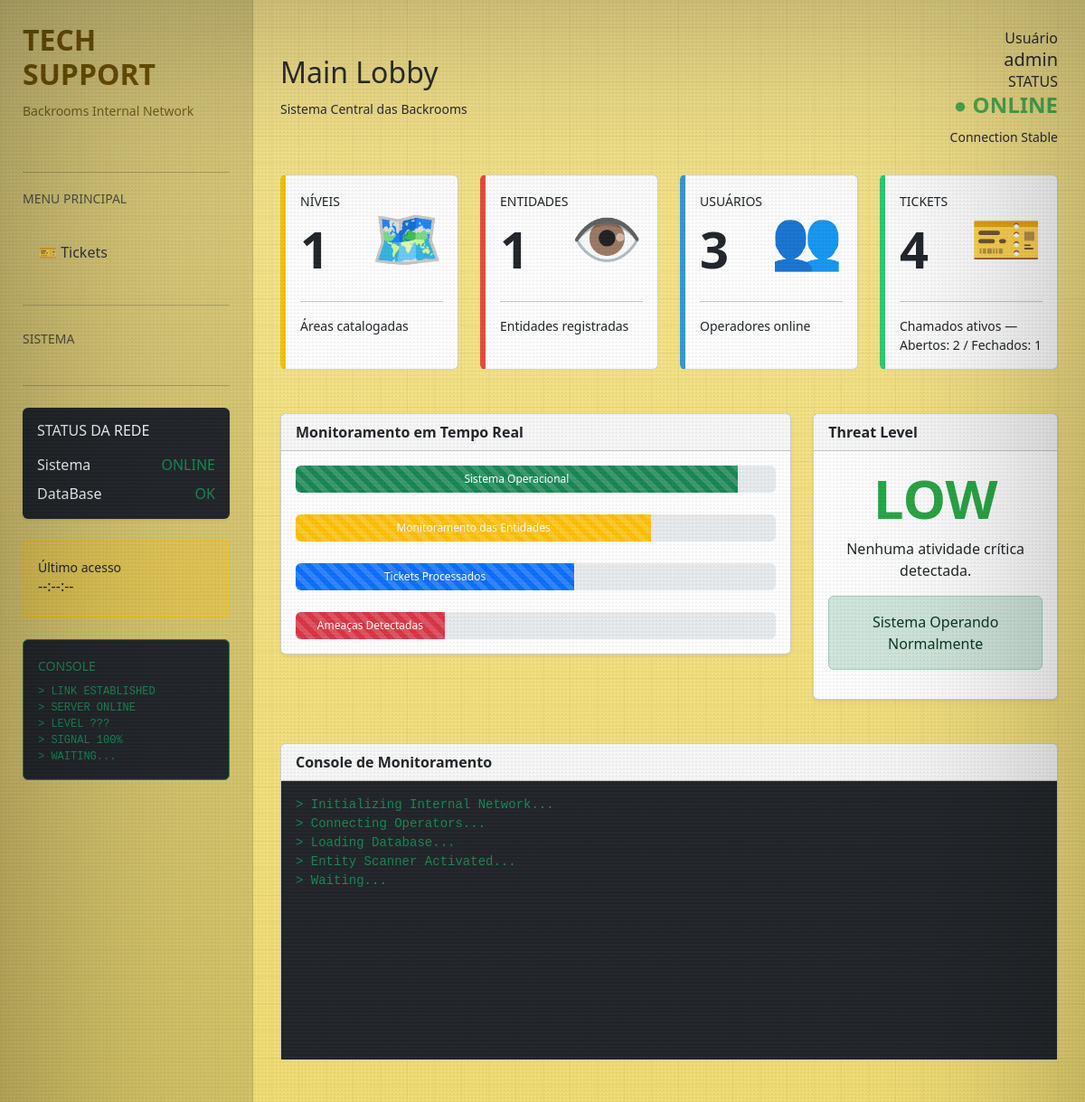
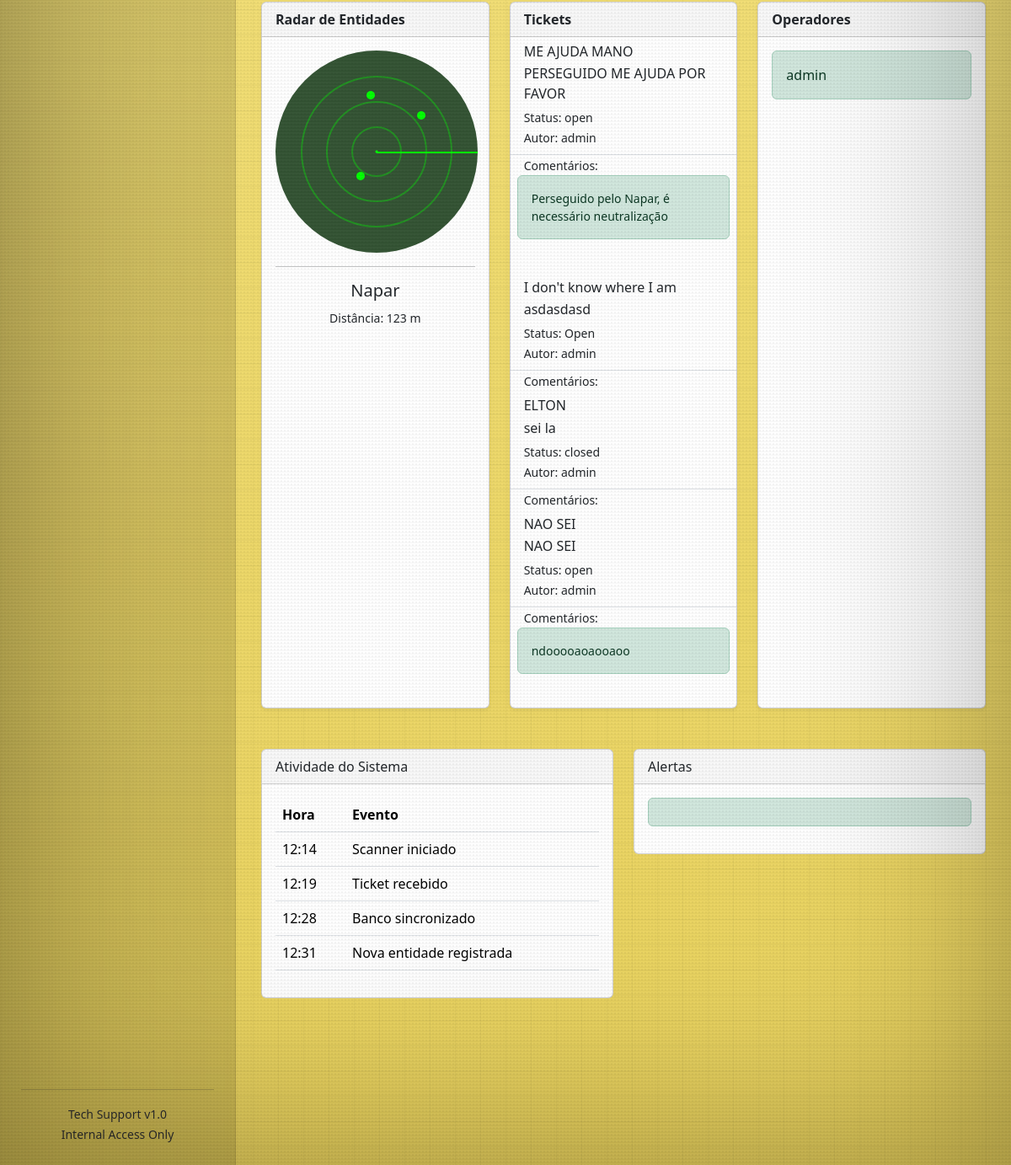
/mainlobby/ (signed in), run on the app's committed database (2 pictures, top to bottom).
### techsupport/models.py (models this page shows, shortened)
class Entities(models.Model):
    name = models.CharField(max_length=50)
    description = models.TextField()
    room_levels = models.ForeignKey('Levels', related_name='entities', on_delete=models.CASCADE, null=True, blank=True)

class Ticket(models.Model):
    title = models.CharField(max_length=200)
    description = models.TextField()
    created_at = models.DateTimeField(auto_now_add=True)
    updated_at = models.DateTimeField(auto_now=True)
    status = models.CharField(max_length=20, default='open')
    priority = models.CharField(max_length=20, default='medium')
    assigned_to = models.ForeignKey(User, on_delete=models.SET_NULL, null=True, blank=True)

class Comment(models.Model):
    ticket = models.ForeignKey(Ticket, on_delete=models.CASCADE, related_name='comments')
    author = models.ForeignKey(User, on_delete=models.SET_NULL, null=True, blank=True)
    content = models.TextField()
    created_at = models.DateTimeField(auto_now_add=True)

### techsupport/views.py (the view)
# urls.py: path('mainlobby/', mainlobby, name='mainlobby'),
@login_required(login_url='/admin/login')
def mainlobby(request):
    dashboard_data = {
        'levels_count': Levels.objects.count(),
        'entities_count': Entities.objects.count(),
        'users_count': User.objects.count(),
        'total_tickets': Ticket.objects.count(),
        'open_tickets': Ticket.objects.filter(status='open').count(),
        'closed_tickets': Ticket.objects.filter(status='closed').count(),
        'entity_name': Entities.objects.first().name if Entities.objects.exists() else 'N/A',
        'recent_tickets': Ticket.objects.prefetch_related('comments').all(),
        'authors': {comment.author.username if comment.author else 'Unknown' for comment in Comment.objects.all()},
    }
    return render(request, 'techsupport/mainlobby.html', {'dashboard_data': dashboard_data})

### techsupport/templates/techsupport/mainlobby.html (shortened to what this page needs)
{% load static %}
<!DOCTYPE html>
<html lang="pt-BR">
<head>
    <link href="https://cdn.jsdelivr.net/npm/bootstrap@5.3.3/dist/css/bootstrap.min.css" rel="stylesheet">
</head>
<body>
    <div class="backrooms-pattern"></div>
    <div class="scanlines"></div>
    <div class="noise"></div>
    <div class="vignette"></div>
    <div class="dashboard-wrapper">
        <aside class="sidebar">
            <div class="logo">
                <h2>TECH SUPPORT</h2>
                <small>Backrooms Internal Network</small>
            </div>
            <hr>
            <div class="mb-4">
                <small class="text-muted">MENU PRINCIPAL</small>
            </div>
            <nav>
                <a href="{% url 'ticketing' %}" class="menu-item">🎫 Tickets</a>
            </nav>
            <hr class="my-4">
            <div class="mb-3"><small class="text-muted">SISTEMA</small></div>
            <hr class="my-4">
            <div class="card shadow-sm border-0 bg-dark text-light">
                <div class="card-body">
                    <h6 class="mb-3">STATUS DA REDE</h6>
                    <div class="d-flex justify-content-between"><span>Sistema</span><span
                            class="text-success">ONLINE</span></div>
                    <div class="d-flex justify-content-between mt-2"><span>DataBase</span><span
                            class="text-success">OK</span></div>
                </div>
            </div>
            <div class="mt-4">
                <div class="card bg-warning bg-opacity-25 border-warning">
                    <div class="card-body">
                        <small>Último acesso</small>
                        <h6 id="clock">--:--:--</h6>
                    </div>
                </div>
            </div>
            <div class="mt-4">
                <div class="card bg-dark text-success border-success">
                    <div class="card-body">
                        <small>CONSOLE</small>
                        <pre class="mb-0 mt-2" style="font-size:12px;">
> LINK ESTABLISHED
> SERVER ONLINE
> LEVEL ???
> SIGNAL 100%
> WAITING...
</pre>
                    </div>
                </div>
            </div>
            <div class="mt-auto pt-4">
                <hr>
                <div class="text-center">
                    <small>
                        Tech Support v1.0
                        <br>
                        Internal Access Only
                    </small>
                </div>
            </div>
        </aside>
        <main class="main-content">
            <div class="topbar">
                <div>
                    <h2>Main Lobby</h2>
                    <small>Sistema Central das Backrooms</small>
                </div>
                <div class="system-status">
                    <div>Usuário</div>
                    <h5 class="mb-0">{{ request.user.get_full_name|default:request.user.username }}</h5>
                    <div>STATUS</div>
                    <h4 class="online">● ONLINE</h4>
                    <small>Connection Stable</small>
                </div>
            </div>
            <div class="row g-4">
                <div class="col-lg-3 col-md-6">
                    <div class="card dashboard-card level-card h-100">
                        <div class="card-body">
                            <div class="d-flex justify-content-between align-items-center">
                                <div>
                                    <small class="text-uppercase">Níveis</small>
                                    <h1 class="display-4 fw-bold mt-2">{{ dashboard_data.levels_count|default:"0" }}
                                    </h1>
                                </div>
                                <div class="display-3">🗺️</div>
                            </div>
                            <hr>
                            <div class="small">Áreas catalogadas</div>
                        </div>
                    </div>
                </div>
                <div class="col-lg-3 col-md-6">
                    <div class="card dashboard-card entity-card h-100">
                        <div class="card-body">
                            <div class="d-flex justify-content-between align-items-center">
                                <div>
                                    <small class="text-uppercase">Entidades</small>
                                    <h1 class="display-4 fw-bold mt-2">{{ dashboard_data.entities_count|default:"0" }}
                                    </h1>
                                </div>
                                <div class="display-3">👁️</div>
                            </div>
                            <hr>
                            <div class="small">Entidades registradas</div>
                        </div>
                    </div>
                </div>
                <div class="col-lg-3 col-md-6">
                    <div class="card dashboard-card user-card h-100">
                        <div class="card-body">
                            <div class="d-flex justify-content-between align-items-center">
                                <div>
                                    <small class="text-uppercase">Usuários</small>
                                    <h1 class="display-4 fw-bold mt-2">{{ dashboard_data.users_count|default:"0" }}
                                    </h1>
                                </div>
                                <div class="display-3">👥</div>
                            </div>
                            <hr>
                            <div class="small">Operadores online</div>
                        </div>
                    </div>
                </div>
                <div class="col-lg-3 col-md-6">
                    <div class="card dashboard-card ticket-card h-100">
                        <div class="card-body">
                            <div class="d-flex justify-content-between align-items-center">
                                <div>
                                    <small class="text-uppercase">Tickets</small>
                                    <h1 class="display-4 fw-bold mt-2">{{ dashboard_data.total_tickets|default:"0" }}
                                    </h1>
                                </div>
                                <div class="display-3">🎫</div>
                            </div>
                            <hr>
                            <div class="small">Chamados ativos — Abertos: {{ dashboard_data.open_tickets|default:"0" }}
                                / Fechados: {{ dashboard_data.closed_tickets|default:"0" }}</div>
                        </div>
                    </div>
                </div>
            </div>
            <div class="row mt-5">
                <div class="col-lg-8">
                    <div class="card shadow-sm">
                        <div class="card-header"><strong>Monitoramento em Tempo Real</strong></div>
                        <div class="card-body">
                            <div class="progress mb-4" style="height:30px;">
                                <div class="progress-bar progress-bar-striped progress-bar-animated bg-success"
                                    style="width:92%;">Sistema Operacional</div>
                            </div>
                            <div class="progress mb-4" style="height:30px;">
                                <div class="progress-bar progress-bar-striped progress-bar-animated bg-warning"
                                    style="width:74%;">Monitoramento das Entidades</div>
                            </div>
                            <div class="progress mb-4" style="height:30px;">
                                <div class="progress-bar progress-bar-striped progress-bar-animated bg-primary"
                                    style="width:58%;">Tickets Processados</div>
                            </div>
                            <div class="progress" style="height:30px;">
                                <div class="progress-bar progress-bar-striped progress-bar-animated bg-danger"
                                    style="width:31%;">Ameaças Detectadas</div>
                            </div>
                        </div>
                    </div>
                </div>
                <div class="col-lg-4">
                    <div class="card shadow-sm h-100">
                        <div class="card-header"><strong>Threat Level</strong></div>
                        <div class="card-body text-center">
                            <h1 id="threatLevel" style="color:#28a745;font-size:60px;font-weight:bold;">LOW</h1>
                            <p>Nenhuma atividade crítica detectada.</p>
                            <div class="alert alert-success">Sistema Operando Normalmente</div>
                        </div>
                    </div>
                </div>
            </div>
            <div class="card mt-5">
                <div class="card-header"><strong>Console de Monitoramento</strong></div>
                <div class="card-body bg-dark text-success">
                    <pre id="terminal" style="height:260px;overflow:auto;">
> Initializing Internal Network...
> Connecting Operators...
> Loading Database...
> Entity Scanner Activated...
> Waiting...
</pre>
                </div>
            </div>
            <div class="row mt-5">
                <div class="col-lg-4">
                    <div class="card shadow-sm h-100">
                        <div class="card-header"><strong>Radar de Entidades</strong></div>
                        <div class="card-body text-center">
                            <div class="radar">
                                <div class="pulse pulse1"></div>
                                <div class="pulse pulse2"></div>
                                <div class="pulse pulse3"></div>
                                <div class="dot dot1"></div>
                                <div class="dot dot2"></div>
                                <div class="dot dot3"></div>
                            </div>
                            <hr>
                            <h5 id="entityName"> {{ dashboard_data.entity_name|default:"Entidade não identificada" }}
                            </h5>
                            <small>Distância: <span id="entityDistance">123 m</span></small>
                        </div>
                    </div>
                </div>
                <div class="col-lg-4">
                    <div class="card shadow-sm h-100">
                        <div class="card-header"><strong>Tickets</strong></div>
                        <div class="list-group list-group-flush">
                            {% for ticket in dashboard_data.recent_tickets %}
                            <a href="#" class="list-group-item list-group-item-action">
                                <div class="d-flex w-100 justify-content-between">
                                    <h6 class="mb-1">{{ ticket.title }}</h6>
                                </div>
                                <p class="mb-1">{{ ticket.description|truncatechars:50 }}</p>
                                <small>Status: {{ ticket.status }}</small>
                                <div>
                                    <small>Autor: {{ dashboard_data.authors|join:", " }}</small>
                                </div>
                                <a>
                                    <div>
                                        <small class="mx-3">Comentários:
                                            {% for comentario in ticket.comments.all %}
                                            <div class="mx-2 alert alert-success">
                                                {{comentario.content}}
                                            </div>
                                            {% endfor %}
                                        </small>
                                    </div>
                                </a>
                            </a>
                            {% empty %}
                            <div class="list-group-item">
                                <p class="mb-0">Nenhum ticket recente.</p>
                            </div>
                            {% endfor %}
                        </div>
                    </div>
                </div>
                <div class="col-lg-4">
                    <div class="card shadow-sm h-100">
                        <div class="card-header"><strong>Operadores</strong></div>
                        <div class="card-body">
                            <div class="d-flex justify-content-between mb-3 alert alert-success"><span>
                                    {{ user.username}} </span> {{ user.is_admin }}
                            </div>
                        </div>
                    </div>
                </div>
            </div>
            <div class="row mt-5">
                <div class="col-lg-6">
                    <div class="card">
                        <div class="card-header">Atividade do Sistema</div>
                        <div class="card-body">
                            <table class="table">
                                <thead>
                                    <tr>
                                        <th>Hora</th>
                                        <th>Evento</th>
                                    </tr>
                                </thead>
                                <tbody>
                                    <tr>
                                        <td>12:14</td>
                                        <td>Scanner iniciado</td>
                                    </tr>
                                    <tr>
                                        <td>12:19</td>
                                        <td>Ticket recebido</td>
                                    </tr>
                                    <tr>
                                        <td>12:28</td>
                                        <td>Banco sincronizado</td>
                                    </tr>
                                    <tr>
                                        <td>12:31</td>
                                        <td>Nova entidade registrada</td>
                                    </tr>
                                </tbody>
                            </table>
                        </div>
                    </div>
                </div>
                <div class="col-lg-6">
                    <div class="card">
                        <div class="card-header">Alertas</div>
                        <div class="card-body">
                            <div class="alert alert-success"> </div>
                        </div>
                    </div>
                </div>
            </div>
        </main>
    </div>

### data on the page
Entities: entity_name "Napar"
Ticket: title "ME AJUDA MANO", description "PERSEGUIDO ME AJUDA POR FAVOR", status "open", authors "admin"
Comment: content "Perseguido pelo Napar, é necessário neutralização"
Ticket: title "I don't know where I am", description "asdasdasd", status "Open", authors "admin"
Ticket: title "ELTON", description "sei la", status "closed", authors "admin"
Ticket: title "NAO SEI", description "NAO SEI", status "open", authors "admin"
Comment: content "ndooooaoaooaoo"

### other printed values
{{ request.user.get_full_name|default:request.user.username }} "admin"
{{ dashboard_data.levels_count|default:"0" }} "1"
{{ dashboard_data.entities_count|default:"0" }} "1"
{{ dashboard_data.users_count|default:"0" }} "3"
{{ dashboard_data.total_tickets|default:"0" }} "4"
{{ dashboard_data.open_tickets|default:"0" }} "2"
{{ dashboard_data.closed_tickets|default:"0" }} "1"
{{ user.username }} "admin"
